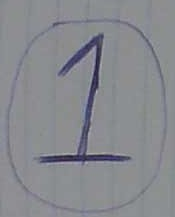
#> input picture 1.jpg, 175 x 217 px
$ python detector.py   (Python 2 division)
#> lines starting #> are read from the running program, lines starting #| are printed output that depends on the picture
import cv2
from matplotlib import pyplot as plt
import time
import numpy as np

class Stages(object):

    def __init__(self):
        self.start_time = 0
        self.end_time = 0
        self.timer = False
        self.process_time = 0

    def timeCalculator(self, matches):

        if len(matches)>20:
            match=True

            if self.timer:
                self.end_time = time.time()
                self.timer = False
            print('match found')

        else:
            match=False

            if (self.timer==False):
                self.start_time = time.time()
                self.timer = True

            print len(matches)

        if (match):
            if (self.end_time - self.start_time)>10:
                self.process_time = self.end_time - self.start_time

    def getTime(self, stage):
        print ('time'+stage+' :%d'%(self.process_time))

    def findMatches(self, des1, des2):
        # FLANN parameters
        FLANN_INDEX_KDTREE = 0
        index_params = dict(algorithm = FLANN_INDEX_KDTREE, trees = 5)
        search_params = dict(checks=50)   # or pass empty dictionary
        flann = cv2.FlannBasedMatcher(index_params,search_params)
        matches = flann.knnMatch(des1,des2, k=2)
        good = []
        for m,n in matches:
            if m.distance < 0.5*n.distance:
                good.append(m)
        return good


#stages

stage1=Stages()
stage2=Stages()
stage3=Stages()

# trainImage
img2 = cv2.imread('1.jpg',0)
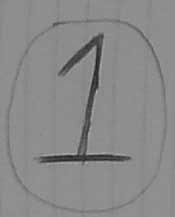
#> img2: shape (217, 175); min 31, max 175, mean 137.2
img3 = cv2.imread('2.jpg',0)
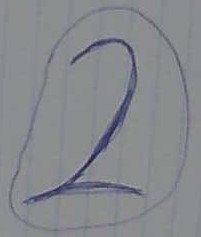
#> input picture 2.jpg, 201 x 237 px
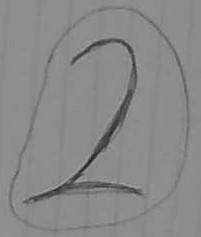
#> img3: shape (237, 201); min 27, max 168, mean 136.6
img4 = cv2.imread('3.jpg',0)
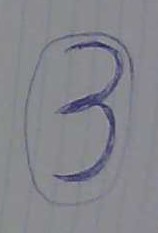
#> input picture 3.jpg, 158 x 233 px
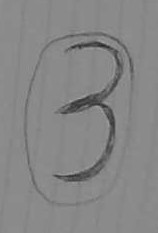
#> img4: shape (233, 158); min 36, max 165, mean 133.9

# Initiate SIFT detector
#> (the run stopped early here; a loop or call above may not have finished)
